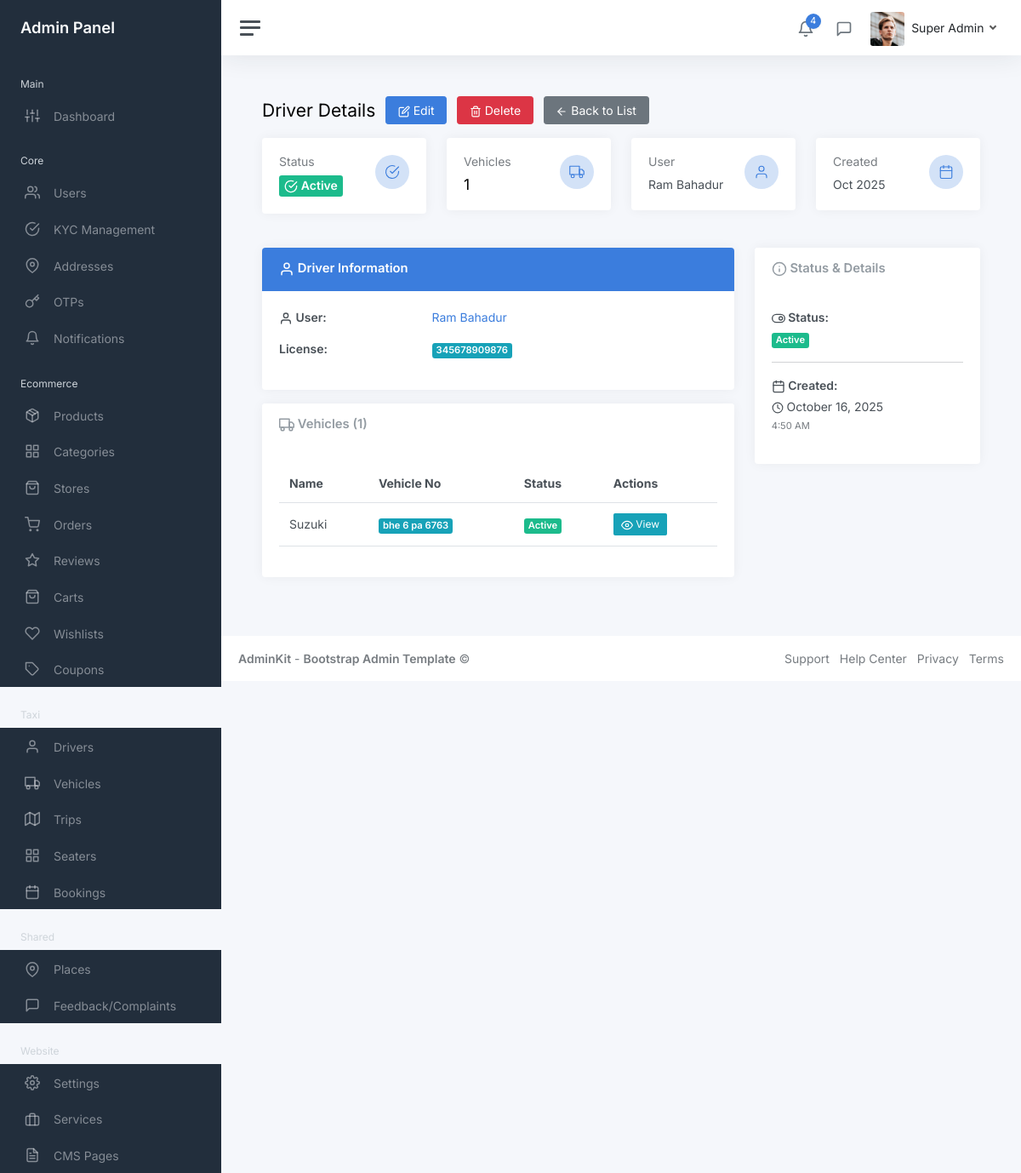
/myadmin/taxi/drivers/1/ (signed in), run on the app's committed database.
### core/models.py (models this page shows, shortened)
class User(AbstractUser):
    COUNTRY_CODE_CHOICES = [
        ('+977', '+977'),
        ('+91', '+91'),
    ]
    COUNTRY_CHOICES = [
        ('Nepal', 'Nepal'),
        ('India', 'India'),
    ]
    phone = models.CharField(max_length=15, unique=True)
    name = models.CharField(max_length=100)
    email = models.EmailField(blank=True, null=True)
    country_code = models.CharField(max_length=5, choices=COUNTRY_CODE_CHOICES, default='+977')
    country = models.CharField(max_length=10, choices=COUNTRY_CHOICES, default='Nepal')
    fcm_token = models.CharField(max_length=255, blank=True, null=True)
    profile_picture = models.ImageField(upload_to='profile_pictures/', blank=True, null=True)
    national_id = models.CharField(max_length=50, blank=True, null=True, help_text='National ID number')
    national_id_document = models.ImageField(upload_to='kyc_documents/', blank=True, null=True, help_text='National ID document image')
    pan_no = models.CharField(max_length=20, blank=True, null=True, help_text='PAN (Permanent Account Number)')
    pan_document = models.ImageField(upload_to='kyc_documents/', blank=True, null=True, help_text='PAN document image')
    is_kyc_verified = models.BooleanField(default=False, help_text='Whether KYC has been verified by admin')
    kyc_submitted_at = models.DateTimeField(blank=True, null=True, help_text='When user submitted KYC information')
    kyc_verified_at = models.DateTimeField(blank=True, null=True, help_text='When KYC was verified by admin')
    kyc_rejected_at = models.DateTimeField(blank=True, null=True, help_text='When KYC was rejected by admin')
    kyc_rejection_reason = models.TextField(blank=True, null=True, help_text='Reason for KYC rejection')
    created_at = models.DateTimeField(auto_now_add=True)
    updated_at = models.DateTimeField(auto_now=True)
    first_name = None
    last_name = None
    objects = UserManager()
    USERNAME_FIELD = 'phone'
    REQUIRED_FIELDS = ['name']
    class Meta:
        ordering = ['-created_at']

### taxi/models.py (models this page shows, shortened)
class Driver(models.Model):
    user = models.ForeignKey(User, on_delete=models.CASCADE, related_name='driver_profile')
    license = models.CharField(max_length=50, unique=True)
    is_active = models.BooleanField(default=True)
    created_at = models.DateTimeField(auto_now_add=True)
    class Meta:
        ordering = ['-created_at']

class Vehicle(models.Model):
    name = models.CharField(max_length=100)
    vehicle_no = models.CharField(max_length=20, unique=True)
    image = models.ImageField(upload_to='vehicles/', blank=True, null=True)
    driver = models.ForeignKey(Driver, on_delete=models.CASCADE, related_name='vehicles')
    is_active = models.BooleanField(default=True)
    created_at = models.DateTimeField(auto_now_add=True)
    class Meta:
        ordering = ['-created_at']

### myadmin/views/taxi/driver_views.py (the view)
# urls.py: path('drivers/<int:pk>/', driver_views.DriverDetailView.as_view(), name='driver_detail'),
class DriverDetailView(StaffRequiredMixin, DetailView):
    model = Driver
    template_name = 'admin/taxi/driver_detail.html'
    context_object_name = 'driver'

### myadmin/mixins.py (called while the page is built)
    def test_func(self):
        return self.request.user.is_staff

### myadmin/templates/admin/taxi/driver_detail.html (shortened to what this page needs)
{% extends 'admin/layouts/base.html' %}
{% load static %}
{% block content %}
<div class="container-fluid p-0">
    <div class="mb-3">
        <h1 class="h3 d-inline align-middle">Driver Details</h1>
        <a class="btn btn-primary ms-2" href="{% url 'myadmin:taxi:driver_update' driver.pk %}">
            <i class="align-middle" data-feather="edit"></i> Edit
        </a>
        <a class="btn btn-danger ms-2" href="{% url 'myadmin:taxi:driver_delete' driver.pk %}">
            <i class="align-middle" data-feather="trash-2"></i> Delete
        </a>
        <a class="btn btn-secondary ms-2" href="{% url 'myadmin:taxi:driver_list' %}">
            <i class="align-middle" data-feather="arrow-left"></i> Back to List
        </a>
    </div>
    <div class="row mb-3">
        <div class="col-sm-6 col-xl-3">
            <div class="card">
                <div class="card-body">
                    <div class="row">
                        <div class="col">
                            <h6 class="text-muted mb-2">Status</h6>
                            {% if driver.is_active %}
                                <span class="badge bg-success fs-6">
                                    <i class="align-middle" data-feather="check-circle" style="width: 16px; height: 16px;"></i> Active
                                </span>
                            {% else %}
                                <span class="badge bg-danger fs-6">
                                    <i class="align-middle" data-feather="x-circle" style="width: 16px; height: 16px;"></i> Inactive
                                </span>
                            {% endif %}
                        </div>
                        <div class="col-auto">
                            <div class="stat text-primary">
                                <i class="align-middle" data-feather="{% if driver.is_active %}check-circle{% else %}x-circle{% endif %}"></i>
                            </div>
                        </div>
                    </div>
                </div>
            </div>
        </div>
        <div class="col-sm-6 col-xl-3">
            <div class="card">
                <div class="card-body">
                    <div class="row">
                        <div class="col">
                            <h6 class="text-muted mb-2">Vehicles</h6>
                            <h4 class="mb-0">{{ driver.vehicles.count|default:0 }}</h4>
                        </div>
                        <div class="col-auto">
                            <div class="stat text-primary">
                                <i class="align-middle" data-feather="truck"></i>
                            </div>
                        </div>
                    </div>
                </div>
            </div>
        </div>
        <div class="col-sm-6 col-xl-3">
            <div class="card">
                <div class="card-body">
                    <div class="row">
                        <div class="col">
                            <h6 class="text-muted mb-2">User</h6>
                            <div class="fs-6">{{ driver.user.name|truncatewords:2 }}</div>
                        </div>
                        <div class="col-auto">
                            <div class="stat text-primary">
                                <i class="align-middle" data-feather="user"></i>
                            </div>
                        </div>
                    </div>
                </div>
            </div>
        </div>
        <div class="col-sm-6 col-xl-3">
            <div class="card">
                <div class="card-body">
                    <div class="row">
                        <div class="col">
                            <h6 class="text-muted mb-2">Created</h6>
                            <div class="fs-6">{{ driver.created_at|date:"M Y" }}</div>
                        </div>
                        <div class="col-auto">
                            <div class="stat text-primary">
                                <i class="align-middle" data-feather="calendar"></i>
                            </div>
                        </div>
                    </div>
                </div>
            </div>
        </div>
    </div>
    <div class="row">
        <div class="col-md-8">
            <div class="card mb-3">
                <div class="card-header bg-primary text-white">
                    <h5 class="card-title mb-0">
                        <i class="align-middle" data-feather="user"></i> Driver Information
                    </h5>
                </div>
                <div class="card-body">
                    <div class="row mb-3">
                        <div class="col-sm-4"><strong><i class="align-middle" data-feather="user" style="width: 16px; height: 16px;"></i> User:</strong></div>
                        <div class="col-sm-8">
                            <a href="{% url 'myadmin:core:user_detail' driver.user.pk %}" class="text-decoration-none">{{ driver.user.name }}</a>
                        </div>
                    </div>
                    <div class="row mb-3">
                        <div class="col-sm-4"><strong> License:</strong></div>
                        <div class="col-sm-8">
                            <span class="badge bg-info">{{ driver.license }}</span>
                        </div>
                    </div>
                </div>
            </div>
            {% if driver.vehicles.all %}
            <div class="card mb-3">
                <div class="card-header">
                    <h5 class="card-title mb-0">
                        <i class="align-middle" data-feather="truck"></i> Vehicles ({{ driver.vehicles.count }})
                    </h5>
                </div>
                <div class="card-body">
                    <div class="table-responsive">
                        <table class="table table-hover">
                            <thead>
                                <tr>
                                    <th>Name</th>
                                    <th>Vehicle No</th>
                                    <th>Status</th>
                                    <th>Actions</th>
                                </tr>
                            </thead>
                            <tbody>
                                {% for vehicle in driver.vehicles.all %}
                                <tr>
                                    <td>{{ vehicle.name }}</td>
                                    <td><span class="badge bg-info">{{ vehicle.vehicle_no }}</span></td>
                                    <td>
                                        {% if vehicle.is_active %}
                                            <span class="badge bg-success">Active</span>
                                        {% else %}
                                            <span class="badge bg-danger">Inactive</span>
                                        {% endif %}
                                    </td>
                                    <td>
                                        <a href="{% url 'myadmin:taxi:vehicle_detail' vehicle.pk %}" class="btn btn-sm btn-info">
                                            <i class="align-middle" data-feather="eye" style="width: 14px; height: 14px;"></i> View
                                        </a>
                                    </td>
                                </tr>
                                {% endfor %}
                            </tbody>
                        </table>
                    </div>
                </div>
            </div>
            {% endif %}
        </div>
        <div class="col-md-4">
            <div class="card mb-3">
                <div class="card-header">
                    <h5 class="card-title mb-0">
                        <i class="align-middle" data-feather="info"></i> Status & Details
                    </h5>
                </div>
                <div class="card-body">
                    <div class="row mb-3">
                        <div class="col-12"><strong><i class="align-middle" data-feather="toggle-right" style="width: 16px; height: 16px;"></i> Status:</strong></div>
                        <div class="col-12 mt-1">
                            {% if driver.is_active %}
                                <span class="badge bg-success">Active</span>
                            {% else %}
                                <span class="badge bg-danger">Inactive</span>
                            {% endif %}
                        </div>
                    </div>
                    <hr>
                    <div class="row mb-3">
                        <div class="col-12"><strong><i class="align-middle" data-feather="calendar" style="width: 16px; height: 16px;"></i> Created:</strong></div>
                        <div class="col-12 mt-1">
                            <i class="align-middle" data-feather="clock" style="width: 14px; height: 14px;"></i>
                            {{ driver.created_at|date:"F d, Y" }}<br>
                            <small class="text-muted">{{ driver.created_at|date:"g:i A" }}</small>
                        </div>
                    </div>
                </div>
            </div>
        </div>
    </div>
</div>
{% endblock %}

### templates/admin/layouts/header.html (shortened to what this page needs)
{% load static %}
<nav class="navbar navbar-expand navbar-light navbar-bg">
    <a class="sidebar-toggle js-sidebar-toggle"><i class="hamburger align-self-center"></i></a>
    <div class="navbar-collapse collapse">
      <ul class="navbar-nav navbar-align">
        <li class="nav-item dropdown">
          <a class="nav-icon dropdown-toggle" href="#" id="alertsDropdown" data-bs-toggle="dropdown">
            <div class="position-relative">
              <i class="align-middle" data-feather="bell"></i>
              <span class="indicator">4</span>
            </div>
          </a>
        </li>
        <li class="nav-item dropdown">
          <a class="nav-icon dropdown-toggle" href="#" id="messagesDropdown" data-bs-toggle="dropdown">
            <div class="position-relative">
              <i class="align-middle" data-feather="message-square"></i>
            </div>
          </a>
        </li>
        <li class="nav-item dropdown">
          <a class="nav-link dropdown-toggle d-none d-sm-inline-block" href="#" data-bs-toggle="dropdown">
            {% if user.profile_picture %}
              <img src="{{ user.profile_picture.url }}" class="avatar img-fluid rounded me-1" alt="{{ user.name }}" />
            {% else %}
              <img src="{% static 'myadmin/img/avatars/avatar.jpg' %}" class="avatar img-fluid rounded me-1" alt="{{ user.name }}" />
            {% endif %}
            <span class="text-dark">{{ user.name }}</span>
          </a>
        </li>
      </ul>
    </div>
  </nav>

### templates/admin/layouts/base.html (style rules this page uses)
.text-white * { color: #fff !important; }

### data on the page
User: name "Super Admin"
Driver: vehicles.count "1", user.name "Ram Bahadur", created_at "Oct 2025", license "345678909876", created_at "October 16, 2025", created_at "4:50 AM"
Vehicle: name "Suzuki", vehicle_no "bhe 6 pa 6763", is_active "Active"
